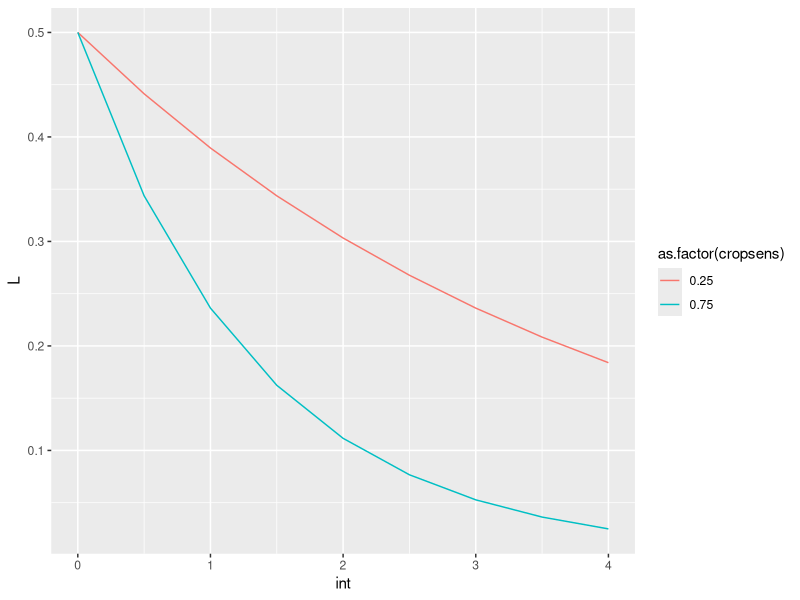
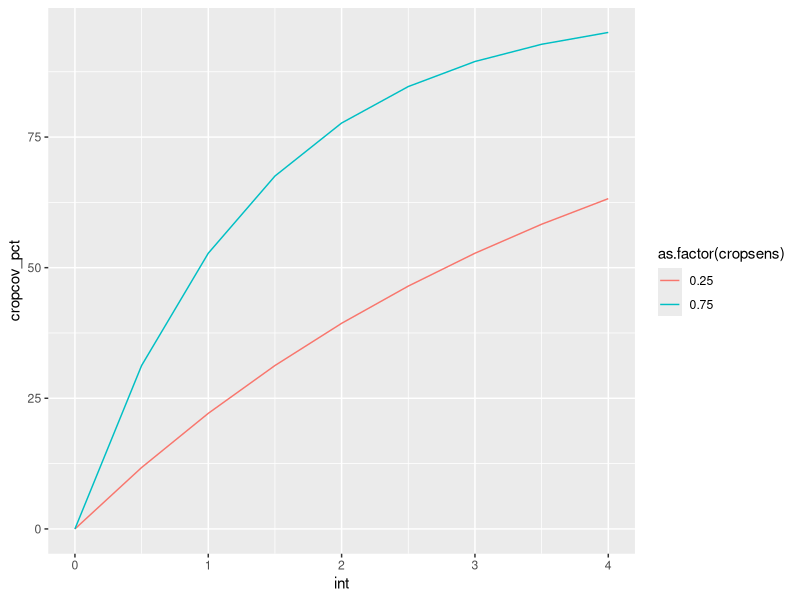
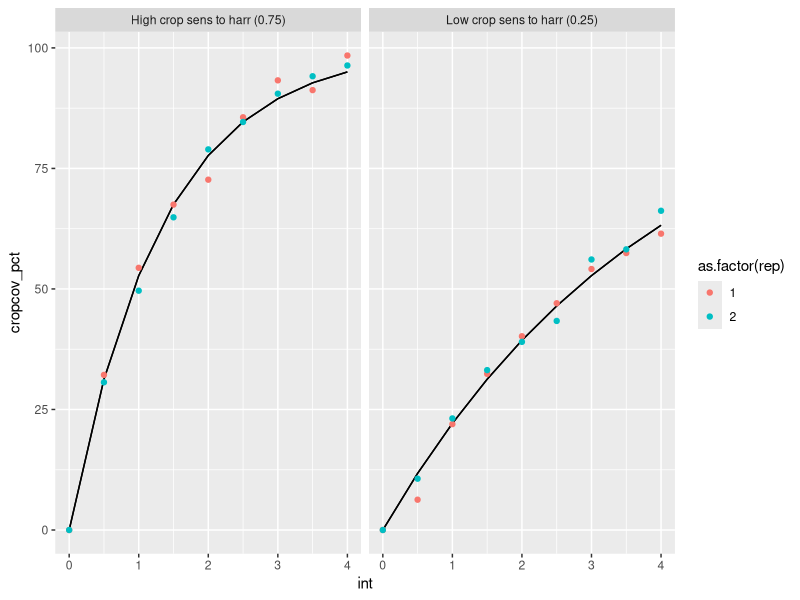
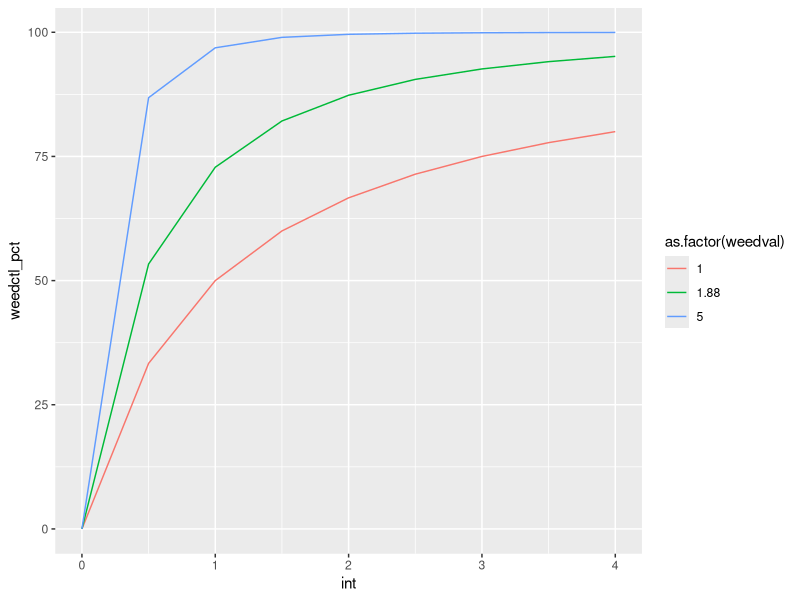
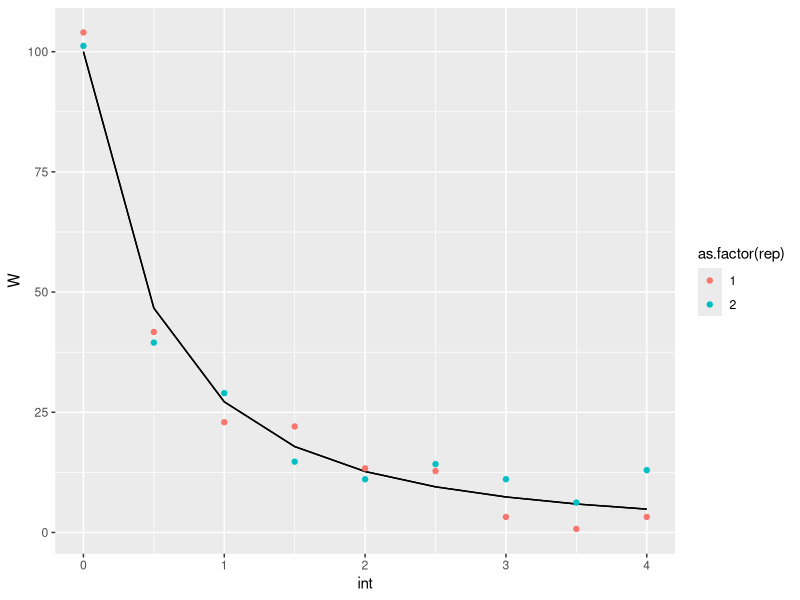
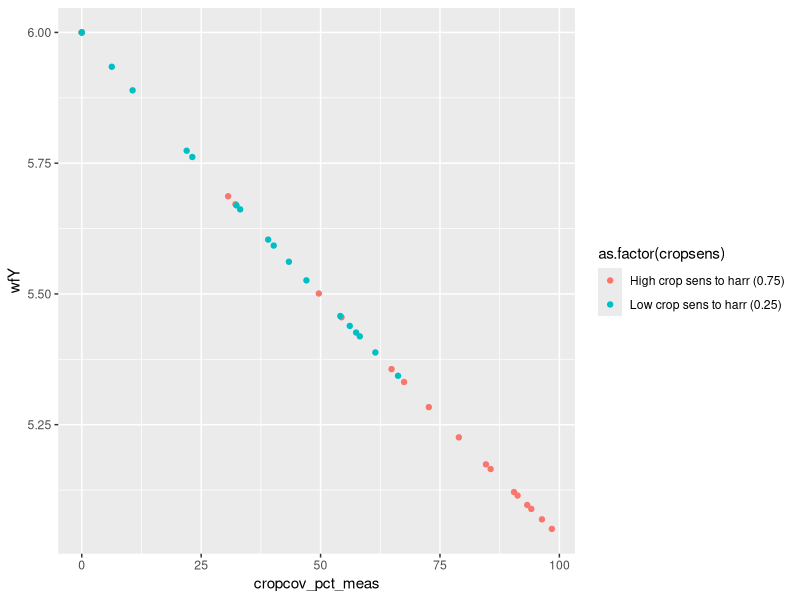
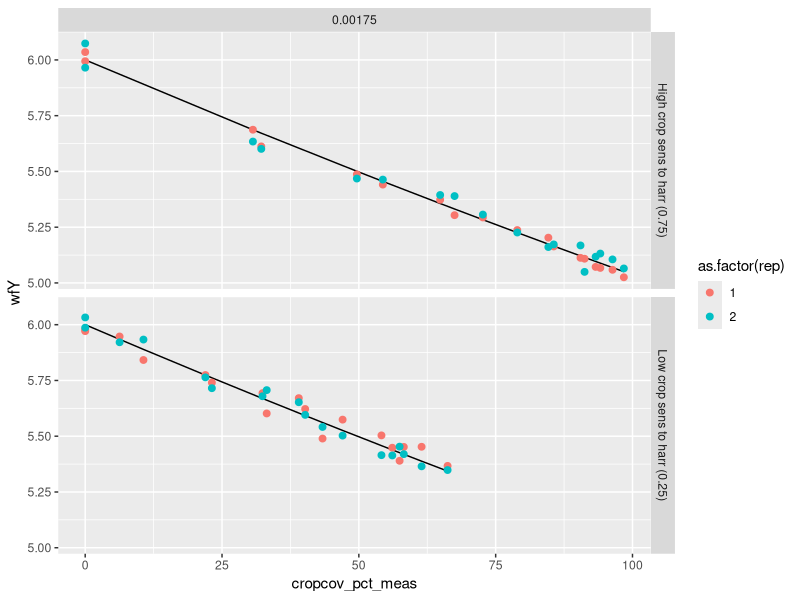
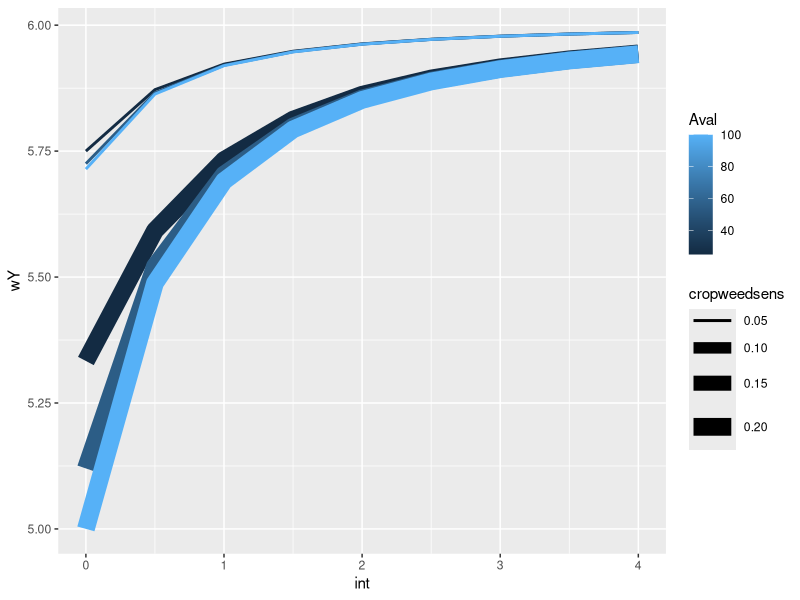

These figures' R source, in order:
# use the data jesper uses in the paper
# make it so it will be easy to play with

library(tidyverse)

rm(list = ls())


# replicates --------------------------------------------------------------
# start with 1
n_reps <- 2

yield_max <- 6 #--seems arbitrary but we can find out
weeds_max <- 100 #--weeds per unit area (again, arbitrary)

# intensities -------------------------------------------------------------
# 9 intensities (make so can remove some, change range?)
range_int <- seq(0, 4, by = 0.5)
# these values aren't actually used in analyses
# they are just to assure you get a range in crop soil coverages, which will be a measured value

# 1. crop soil cover at each intensity (% of no cover) -----------------------------------------
#--in theory this follows an exponential relationship
#--however, intensity is not a standardized unit
# - leaf cover = L0 * exp(-b*I) 
#-L0 is leaf cover in untreated plots
#-b is 'crop resistance parameter', which doesn't actually line up
#-the term 'resistance seems like a misnomer. Higher resistance corresponds to less leaf cover at a given intensity
#--crop sensitivity seems like a better term
#-L is leaf cover at intensity I
#-b seems arbitrary, since the intensity units are arbitrary
#--is the entire paper just garbage?

#--assign a variation
csc_sd <- 2

#--use intensity range and two sensitivity values to get theoretical crop soil cover
d1a <- expand_grid(tibble(int = range_int,
       L0 = 0.5),
       tibble(cropsens = c(0.25, 0.75))) %>% 
  mutate(L = L0 * exp(-cropsens * int),
         cropcov_pct = (L0-L)/L0*100) 

#--look at it
d1a %>% 
  ggplot(aes(int, L, group = cropsens)) + 
  geom_line(aes(color = as.factor(cropsens)))

#--the less sensitive crop has less coverate at the same intensity
d1a %>% 
  ggplot(aes(int, cropcov_pct, group = cropsens)) + 
  geom_line(aes(color = as.factor(cropsens)))

d1b <- 
  d1a %>%
  mutate(cropsens = ifelse(cropsens == 0.25, "Low crop sens to harr (0.25)", "High crop sens to harr (0.75)")) %>% 
  select(cropsens, int, cropcov_pct) %>% 
  arrange(cropsens, int)

#use number of replicates to create a dataset
d1 <- NULL

for (i in 1:n_reps){
  di <- 
    d1b %>% 
    mutate(rep = i) %>% 
    rowwise() %>% 
    mutate(msmt_error = rnorm(1, 0, sd = csc_sd)) %>%
    mutate(cropcov_pct_meas = cropcov_pct + msmt_error, 
           cropcov_pct_meas = ifelse(cropcov_pct == 0, 0, cropcov_pct_meas))
    
  d1 <- bind_rows(d1, di)       
  
}

d1 %>% 
  ggplot() + 
  geom_line(aes(int, cropcov_pct, group = rep), color = "black") + 
  geom_point(aes(int, cropcov_pct_meas, group = rep, color = as.factor(rep))) + 
  facet_grid(.~cropsens)


# 2. weed density at each intensity (% of potential) -------------------------------------------
# - jesper's values of weed density as proportion of natural weed density
# - in reality this will be measured, he modeled it
# W = W0 * exp (-d * ln(int + 1))
# - no idea what d represnts
#--looks like higher value means more weed ctl
#--so it is kind of 'weed sensitivity', and we hope it is higher than the crop sensitivity
#--weed control should never go above 100% though

#--assign a variation, weeds are pretty variable, I'm not sure what a fair number here is
wden_sd <- weeds_max * 0.05

d2a <- expand_grid(tibble(int = range_int,
                          W0 = weeds_max), #--100 weeds per unit area
                   tibble(weedval = c(1, 1.88, 5))) %>% 
  mutate(W = W0 * exp(-weedval * log(int + 1)),
         weedctl_pct = (W0-W)/W0*100) 

d2a %>% 
  ggplot(aes(int, weedctl_pct, group = weedval)) + 
  geom_line(aes(color = as.factor(weedval)))

d2b <- 
  d2a %>% 
  filter(weedval == 1.88)

#use number of replicates to create a dataset
d2 <- NULL

for (i in 1:n_reps){
  di <- 
    d2b %>% 
    mutate(rep = i) %>% 
    rowwise() %>% 
    mutate(msmt_error = rnorm(1, 0, sd = wden_sd)) %>%
    mutate(W_meas = W + msmt_error)
  
  d2 <- bind_rows(d2, di)       
  
}


d2 %>% 
  ggplot() + 
  geom_line(aes(int, W, group = rep), color = "black") + 
  geom_point(aes(int, W_meas, group = rep, color = as.factor(rep))) 

# 3. intensity-driven crop yield loss (%) ------------------------------------
# - Weed free crop yield loss (%) at each soil cover 
# - He determined this using an equation
# - Y = Y0 * exp(-c * int)
#- c is the crop response parameter, 0.025 is jesper's value
#--I think the weed free yield loss equation should be a function of the crop soil cover
#--let's replace 'int' with Eqn 1;
# - int = b + ln(1-CSC)

#--assign a variation, let's say yields can only be measured within 2.5% accuracy
wfyld_sd <- 0.001*yield_max

d3a <- 
  d1 %>% 
  mutate(Y0 = yield_max,
         #yldres = 0.0125,#--this can just be changed if using cropsoilcov_meas instead of 'int', 5.71 is lowest
         yldres = 0.00175) %>% 
  mutate(wfY = Y0 * exp(-yldres * cropcov_pct_meas),
         #Y2 = Y0 * exp(-yldres * int))
         wfyieldloss_pct = (Y0-wfY)/Y0*100) 


#--it is such a small range it looks linear, I guess
d3a %>% 
  ggplot(aes(cropcov_pct_meas, wfY, group = cropsens)) + 
  geom_point(aes(color = as.factor(cropsens)))

d3b <- 
  d3a 

#use number of replicates to create a dataset
d3 <- NULL


for (i in 1:n_reps){
  di <- 
    d3b %>% 
    mutate(rep = i) %>% 
    rowwise() %>% 
    mutate(msmt_error = rnorm(1, 0, sd = wfyld_sd)*Y0) %>%
    mutate(wfY_meas = wfY + msmt_error)
    
    d3 <- bind_rows(d3, di)       
  
}

#--this seems realistic
d3 %>% 
  ggplot(aes(cropcov_pct_meas)) + 
  geom_line(aes(y = wfY), color = "black") + 
  geom_point(aes(y = wfY_meas, color = as.factor(rep)), size = 2) + 
  facet_grid(cropsens~yldres)

# 4. weed-driven yield loss (%) ----------------------------------------------
# estimated using Cousens 
# here it is as interpreted by Jesper 
# he says yield as a % of max at a given weed density is:
# Y = Y0 * (1 - (I*W1)/(100*(1+(I*W1)/A)) where W1 is the weed density
# - the weed density input would have variation
# - The assumed parameters would vary by weed community

d4a <- 
  expand_grid(tibble(int = range_int, Y0 = yield_max), tibble(cropweedsens = c(0.2, 0.05))) %>%
  expand_grid(., tibble(Aval = c(25, 55, 100))) %>% #--this seems to change the 0 intercept
  left_join(d2, relationship = "many-to-many") %>%
  arrange(rep, cropweedsens, Aval) %>% 
  mutate(wY = Y0*(1 - (cropweedsens * W)/(100*(1+(cropweedsens * W)/Aval))),
         wY_meas = Y0*(1 - (cropweedsens * W_meas)/(100*(1+(cropweedsens * W_meas)/Aval)))) 

#--get a feel for the constants
d4a %>% 
  ggplot(aes(int, wY)) + 
  geom_line(aes(group = interaction(Aval, cropweedsens), color = Aval, size = cropweedsens))

d4 <-
  d4a %>% 
  mutate(cropweedsens = ifelse(cropweedsens == 0.2, "Agg weeds (0.2)", "Nice weeds (0.05)")) %>% 
  filter(Aval == 55)


# 5. total yield losses --------------------------------

#--there is something wrong here...it shouldn't be a many-to-many
d5a <- 
  d4 %>% 
  select(int, Y0, cropweedsens, rep, wY, wY_meas) %>% 
  left_join(d3 %>%
              select(int, Y0, cropsens, rep, cropcov_pct, cropcov_pct_meas, wfY, wfY_meas),
            by = c("int", "Y0", "rep"), relationship = "many-to-many") %>% 
  mutate(totyld = Y0 - (Y0 - wY) - (Y0 - wfY),
         totyld_meas = Y0 - (Y0 - wY_meas) - (Y0 - wfY_meas)) 

d5a %>% 
  ggplot() + 
  geom_point(aes(cropcov_pct, totyld, group = rep), color = "black") + 
  geom_point(aes(cropcov_pct_meas, totyld_meas, group = rep), color = "red") + 
  facet_grid(cropweedsens ~ cropsens)

